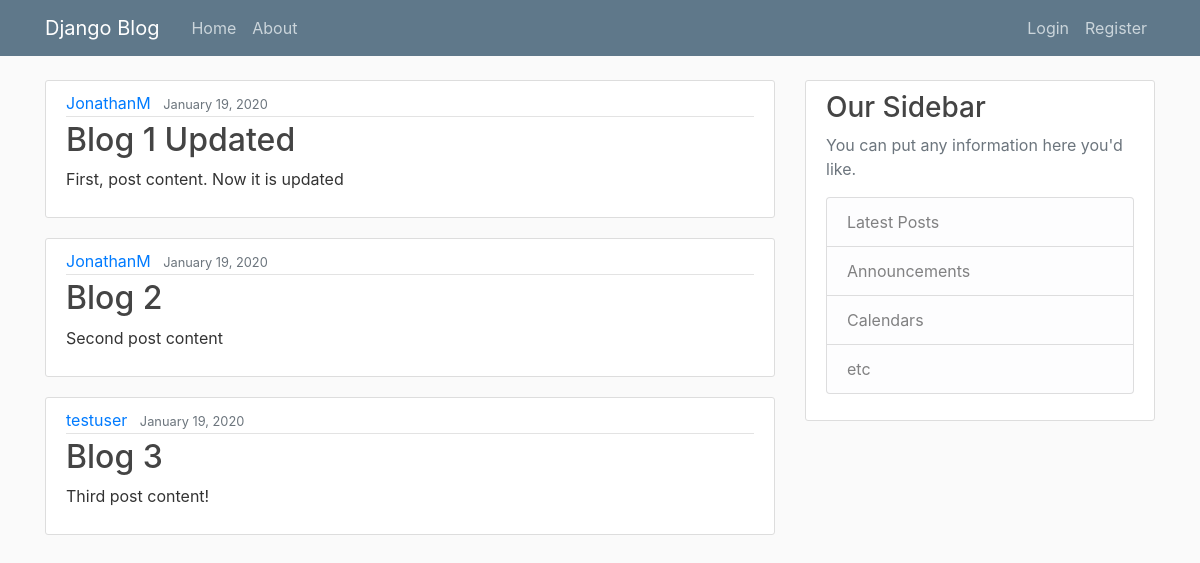
The page / on the database its author committed.
### main_blog/models.py (models this page shows, shortened)
class Post(models.Model):
    title = models.CharField(max_length=100)
    content = models.TextField()
    date_posted = models.DateTimeField(default=timezone.now)
    author = models.ForeignKey(User, on_delete=models.CASCADE) #if user is deleted, post is deleted

### main_blog/views.py (the view)
# urls.py: path('', views.home, name='blog-home'),
def home(request):
    context = {
        'posts': Post.objects.all()
    }
    return render(request, 'main_blog/home.html', context)

### main_blog/templates/main_blog/home.html (shortened to what this page needs)
{% extends "main_blog/base.html" %}
{% block content  %}
    {% for post in posts %}
		<article class="media content-section">
            <div class="media-body">
                <div class="article-metadata">
                <a class="mr-2" href="#">{{ post.author }}</a>
                <small class="text-muted">{{ post.date_posted|date:"F d, Y" }}</small>
                </div>
                <h2><a class="article-title" href="#">{{ post.title }}</a></h2>
                <p class="article-content">{{ post.content }}</p>
        </div>
        </article>
		{% endfor %}
{% endblock content %}

### main_blog/templates/main_blog/base.html (shortened to what this page needs)
{% load static %}
<!DOCTYPE html>
<html lang="en">
	<head>
        <link rel="stylesheet" href="https://stackpath.bootstrapcdn.com/bootstrap/4.4.1/css/bootstrap.min.css">
        <link rel='stylesheet' type='text/css'href='{% static 'main_blog/main.css' %}'>
	</head>
	<body>
        <header class="site-header">
            <nav class="navbar navbar-expand-md navbar-dark bg-steel fixed-top">
                <div class="container">
                <a class="navbar-brand mr-4" href="{% url 'blog-home' %}">Django Blog</a>
                <div class="collapse navbar-collapse" id="navbarToggle">
                    <div class="navbar-nav mr-auto">
                    <a class="nav-item nav-link" href="{% url 'blog-home' %}">Home</a>
                    <a class="nav-item nav-link" href="{% url 'blog-about' %}">About</a>
                    </div>
                    <div class="navbar-nav">
                    <a class="nav-item nav-link" href="#">Login</a>
                    <a class="nav-item nav-link" href="#">Register</a>
                    </div>
                </div>
                </div>
            </nav>
        </header>
 <main role="main" class="container">
  <div class="row">
    <div class="col-md-8">
      {% block content %}{% endblock %}
    </div>
    <div class="col-md-4">
      <div class="content-section">
        <h3>Our Sidebar</h3>
        <p class='text-muted'>You can put any information here you'd like.
          <ul class="list-group">
            <li class="list-group-item list-group-item-light">Latest Posts</li>
            <li class="list-group-item list-group-item-light">Announcements</li>
            <li class="list-group-item list-group-item-light">Calendars</li>
            <li class="list-group-item list-group-item-light">etc</li>
          </ul>
        </p>
      </div>
    </div>
  </div>
</main>
    </body>
</html>

### main_blog/static/main_blog/main.css (style rules this page uses)
body { background: #fafafa; color: #333333; margin-top: 5rem; }
h1, h2, h3, h4, h5, h6 { color: #444444; }
ul { margin: 0; }
.bg-steel { background-color: #5f788a; }
.site-header .navbar-nav .nav-link { color: #cbd5db; }
.content-section { background: #ffffff; padding: 10px 20px; border: 1px solid #dddddd; border-radius: 3px; margin-bottom: 20px; }
.article-title { color: #444444; }
.article-content { white-space: pre-line; }
.article-metadata { padding-bottom: 1px; margin-bottom: 4px; border-bottom: 1px solid #e3e3e3; }

### rows shown on the page
Post: author "JonathanM", date_posted "January 19, 2020", title "Blog 1 Updated", content "First, post content. Now it is updated"
Post: author "JonathanM", date_posted "January 19, 2020", title "Blog 2", content "Second post content"
Post: author "testuser", date_posted "January 19, 2020", title "Blog 3", content "Third post content!"
